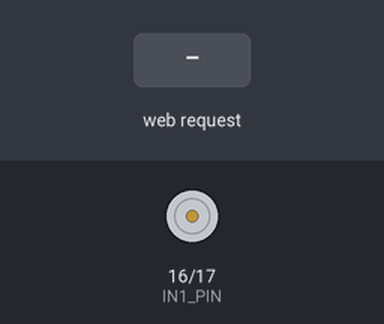
The sketch below on a simulated ESP32. On the bench: motor-driver pin pairs drawn as motors (green arrow = first pin HIGH = forward, orange = second pin HIGH = backward, longer = more drive, scaled by the enable pin). The test bench sets the inputs (shaded band). WiFi joins after 1.5 s; servers stay silent unless stated; what the sketch prints to the serial monitor is not drawn.

Above: at 2.7 s.
2.8 s: HTTP request GET /start received
At 3.5 s:
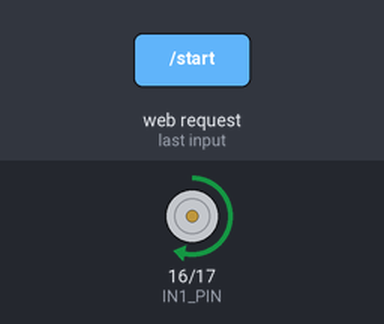
4.3 s: HTTP request GET /start?speed=1 received
At 4.7 s:
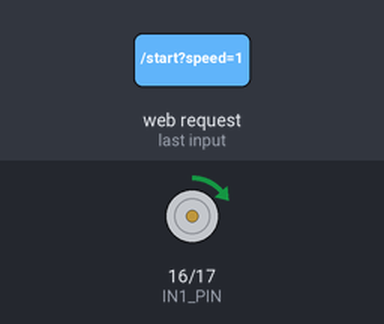
5.8 s: HTTP request GET /start?speed=0 received
At 7.0 s:
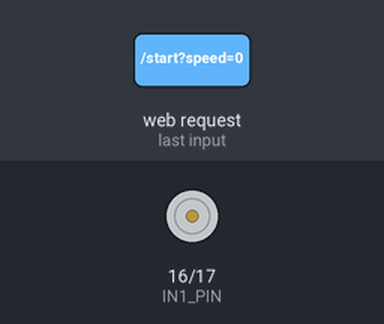
7.3 s: HTTP request GET /start?speed=120 received
At 8.2 s:
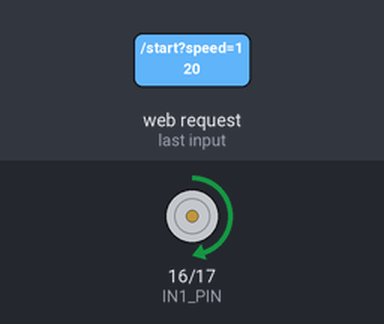
8.8 s: HTTP request GET /start?speed=1&dir=1 received
At 9.3 s:
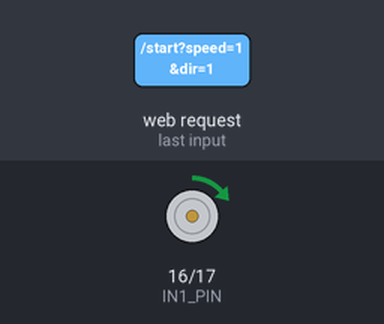
10.3 s: HTTP request GET /start?speed=120&dir=120 received
At 11.7 s:
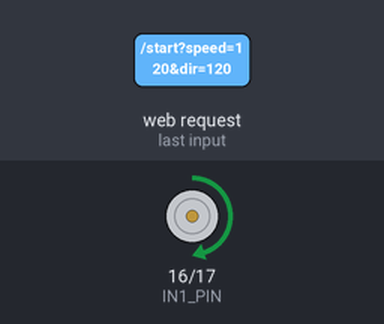
Timing chart, 0 to 12.8 s (numbered marks = the images above; inputs shaded):
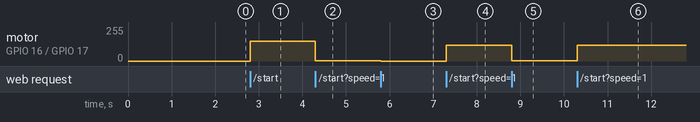

Measured:
- after the input at 2.8 s, motor on GPIO 16 (IN1_PIN) / GPIO 17 (IN2_PIN): stopped → forward 150/255 at once
- after the input at 4.3 s, motor on GPIO 16 (IN1_PIN) / GPIO 17 (IN2_PIN): forward 150/255 → forward 1/255 at once
- after the input at 5.8 s, motor on GPIO 16 (IN1_PIN) / GPIO 17 (IN2_PIN): forward 1/255 → stopped at once
- after the input at 7.3 s, motor on GPIO 16 (IN1_PIN) / GPIO 17 (IN2_PIN): stopped → forward 120/255 at once
- after the input at 8.8 s, motor on GPIO 16 (IN1_PIN) / GPIO 17 (IN2_PIN): forward 120/255 → forward 1/255 at once
- after the input at 10.3 s, motor on GPIO 16 (IN1_PIN) / GPIO 17 (IN2_PIN): forward 1/255 → forward 120/255 at once

The sketch:

HC-SR05_Motor.ino
```cpp
#include <WiFi.h>
#include <WebServer.h>

// 1. CẤU HÌNH
const char* ssid     = "Thasi";
const char* password = "123456789";

// Cấu hình chân cho HC-SR04
const int TRIG_PIN = 21; // Chân phát sóng (Output)
const int ECHO_PIN = 22; // Chân nhận sóng (Input)

// Cấu hình chân cho L298N / Motor DC
const int IN1_PIN = 16; // Chân chiều 1
const int IN2_PIN = 17; // Chân chiều 2
const int ENA_PIN = 18; // Chân (PWM) điều khiển tốc độ

WebServer server(80);

// 2. BIẾN TRẠNG THÁI HỆ THỐNG
bool motorRunning   = false;
int  speedInput     = 150;    // Tốc độ mặc định (0 - 255)
int  motorDirection = 1;      // 1: Thuận, -1: Ngược

// 3. GIAO DIỆN WEB
const char index_html[] PROGMEM = R"rawliteral(
<!DOCTYPE html>
<html>
<head>
  <meta charset='UTF-8'>
  <title>ESP32 DC Motor Control</title>
  <style> body { font-family: Arial; padding: 20px; } </style>
</head>
<body>
  <h2>ESP32 - CẢM BIẾN HC-SR04 & ĐỘNG CƠ DC</h2>
  <hr>
  <p><b>Khoảng cách:</b> <span id='distValue'>Đang cập nhật...</span></p>
  <p><b>Trạng thái động cơ:</b> <span id='motorState'>Đã dừng</span></p>
  <hr>
  <form action='/start' method='GET'>
    <label>Tốc độ quay (0 - 255):</label><br>
    <input type='number' name='speed' min='0' max='255' value='%SPEED%'><br><br>

    <label>Chiều quay:</label><br>
    <input type='radio' name='dir' value='1' %CHECKED_FWD%> Quay thuận<br>
    <input type='radio' name='dir' value='-1' %CHECKED_BWD%> Quay ngược<br><br>

    <input type='submit' value='BẮT ĐẦU CHẠY'>
    <button type='button' onclick="location.href='/stop'">DỪNG ĐỘNG CƠ</button>
  </form>

  <script>
    // HC-SR04 phản hồi nhanh, có thể cập nhật mỗi 500ms
    setInterval(() => {
      fetch('/status')
        .then(res => res.json())
        .then(data => {
          document.getElementById('distValue').innerText = data.dist;
          document.getElementById('motorState').innerText = data.motor;
        });
    }, 500);
  </script>
</body>
</html>
)rawliteral";

// 4. CÁC HÀM XỬ LÝ ĐỘNG CƠ & WEB

// Hàm dừng động cơ
void stopMotor() {
  digitalWrite(IN1_PIN, LOW);
  digitalWrite(IN2_PIN, LOW);
  analogWrite(ENA_PIN, 0);
}

// Hàm chạy động cơ với tốc độ và chiều xác định
void runMotor(int speed, int dir) {
  if (dir == 1) {
    digitalWrite(IN1_PIN, HIGH);
    digitalWrite(IN2_PIN, LOW);
  } else {
    digitalWrite(IN1_PIN, LOW);
    digitalWrite(IN2_PIN, HIGH);
  }
  analogWrite(ENA_PIN, speed); // Xuất xung PWM để chỉnh tốc độ
}

// Trả về JSON trạng thái
void handleStatus() {
  // Phát xung từ chân TRIG
  digitalWrite(TRIG_PIN, LOW);
  delayMicroseconds(2);
  digitalWrite(TRIG_PIN, HIGH);
  delayMicroseconds(10);
  digitalWrite(TRIG_PIN, LOW);

  // Đọc thời gian xung phản hồi từ chân ECHO với timeout 30ms (30000us)
  long duration = pulseIn(ECHO_PIN, HIGH, 30000);

  String distStr;
  if (duration == 0) {
    distStr = "Ngoài tầm đo";
  } else {
    // Tính khoảng cách (cm)
    float distance = duration * 0.034 / 2;
    distStr = String(distance, 1) + " cm";
  }

  String state = motorRunning ? (motorDirection == 1 ? "Đang quay thuận (Tốc độ: " + String(speedInput) + ")" : "Đang quay ngược (Tốc độ: " + String(speedInput) + ")") : "Đã dừng";

  // Cập nhật JSON để gửi biến "dist"
  String json = "{\"dist\":\"" + distStr + "\", \"motor\":\"" + state + "\"}";
  server.send(200, "application/json", json);
}

// Xử lý khi nhấn nút BẮT ĐẦU
void handleStart() {
  if (server.hasArg("speed")) speedInput = server.arg("speed").toInt();
  if (server.hasArg("dir"))    motorDirection = server.arg("dir").toInt();

  // Giới hạn tốc độ trong khoảng 0-255 để tránh lỗi
  speedInput = constrain(speedInput, 0, 255);
  if (motorDirection != 1 && motorDirection != -1) motorDirection = 1;

  motorRunning = true;
  runMotor(speedInput, motorDirection); // Kích hoạt động cơ ngay lập tức

  server.sendHeader("Location", "/");
  server.send(303);
}

// Xử lý khi nhấn nút DỪNG
void handleStop() {
  motorRunning = false;
  stopMotor();
  server.sendHeader("Location", "/");
  server.send(303);
}

// Hàm gửi trang Web giao diện
void handleRoot() {
  String html = String(index_html);

  html.replace("%SPEED%", String(speedInput));
  html.replace("%CHECKED_FWD%", motorDirection == 1 ? "checked" : "");
  html.replace("%CHECKED_BWD%", motorDirection == -1 ? "checked" : "");

  server.send(200, "text/html", html);
}

// 5. SETUP & LOOP
void setup() {
  Serial.begin(9600);

  // Khởi tạo chân cảm biến HC-SR04
  pinMode(TRIG_PIN, OUTPUT);
  pinMode(ECHO_PIN, INPUT);

  // Cấu hình chân động cơ
  pinMode(IN1_PIN, OUTPUT);
  pinMode(IN2_PIN, OUTPUT);
  pinMode(ENA_PIN, OUTPUT);

  // Đảm bảo động cơ dừng lúc khởi động
  stopMotor();

  // Kết nối WiFi
  WiFi.mode(WIFI_STA);
  WiFi.begin(ssid, password);
  Serial.print("Dang ket noi WiFi");
  while (WiFi.status() != WL_CONNECTED) { delay(500); Serial.print("."); }
  Serial.println("\nIP Web Server: " + WiFi.localIP().toString());

  // Định tuyến Web
  server.on("/", handleRoot);
  server.on("/status", handleStatus);
  server.on("/start", handleStart);
  server.on("/stop", handleStop);
  server.begin();
}

void loop() {
  server.handleClient();
}
```
